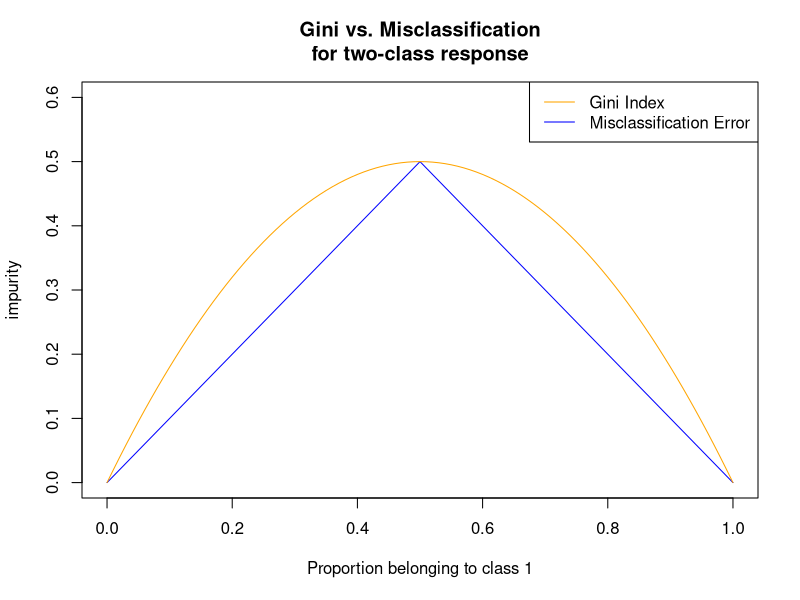
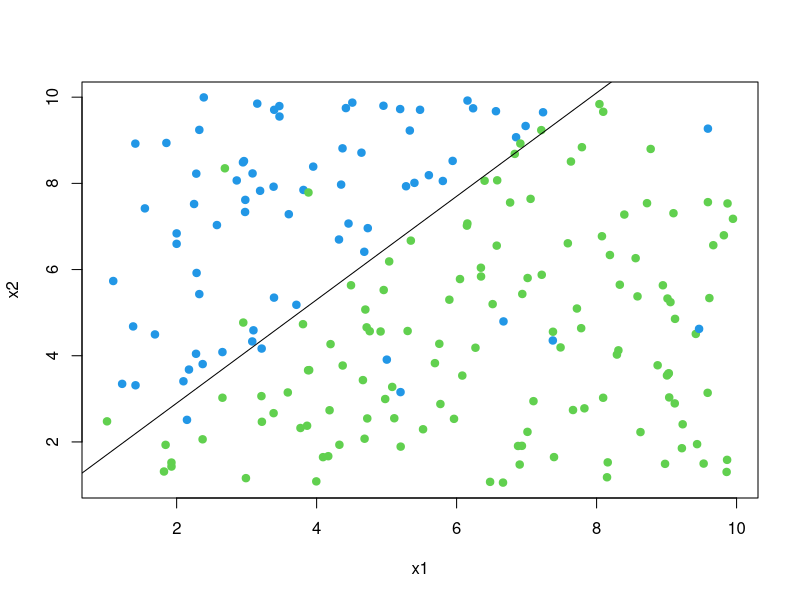
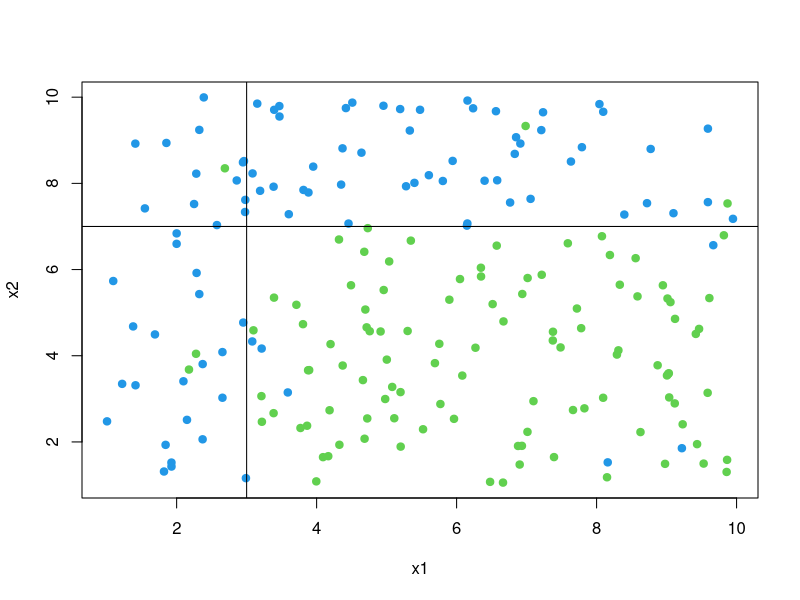

Write the R code that produced these figures, in order.
## ---- chunk 1
pm1 <- seq(0,1,0.01)
pm2 <- 1 - pm1
class <- 1 - pmax(pm1,pm2)
gini <- pm1*(1-pm1) + pm2*(1-pm2)
plot(pm1, class, type="l", xlab="Proportion belonging to class 1", ylab="impurity", 
     ylim=c(0,0.6), main=("Gini vs. Misclassification\nfor two-class response"), col="blue")
lines(pm1, gini, type="l", col="orange")
legend("topright", legend = c("Gini Index", "Misclassification Error"), 
       col = c("orange","blue"),lty = 1)
## ---- chunk 2
# true decision boundary is linear
set.seed(123)
x1 <- runif(200,1,10)
x2 <- runif(200,1,10)
df <- data.frame(x1,x2)
df <- df[order(df$x1),]
# boundary
df$b <- 0.5 + 1.2*seq(1,10,length=200)
fg <- function(x) if(x) rbinom(1,1,0.95) else rbinom(1,1,0.05)
df$g <- sapply(df$x2 > df$b,fg)
plot(x2 ~ x1, data=df, col=(g+3),pch=19)
abline(a=0.5,b=1.2)
## ---- chunk 3
# true decision boundary is non-linear
set.seed(123)
x1 <- runif(200,1,10)
x2 <- runif(200,1,10)
df <- data.frame(x1,x2)
# boundary
fg <- function(x) if(x) rbinom(1,1,0.95) else rbinom(1,1,0.05)
df$g <- sapply(df$x1 < 3 | df$x2 > 7,fg)
plot(x2 ~ x1, data=df, col=(g+3),pch=19)
abline(v=3,h=7)

